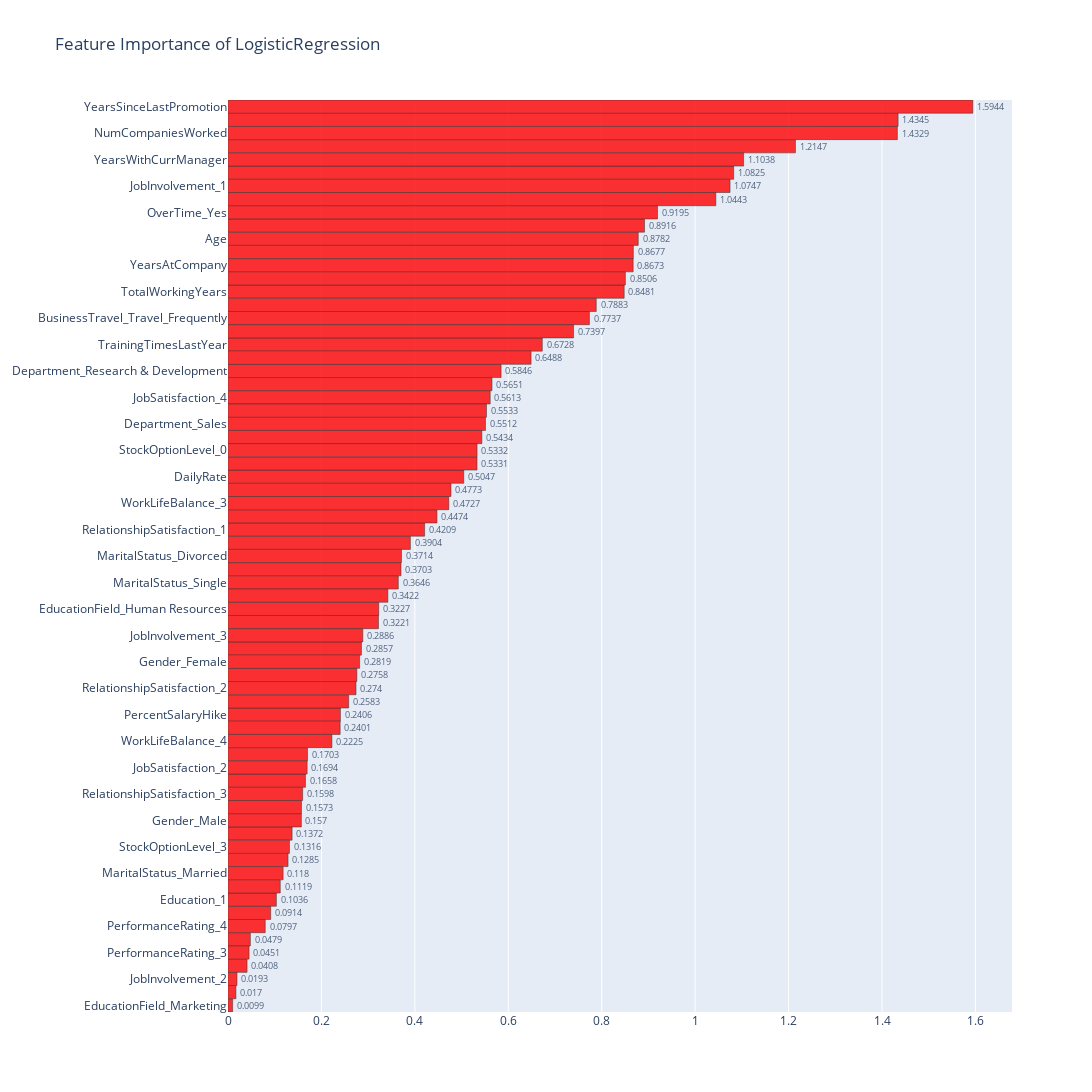

Notebook cell for this chart:
### Code cell
feature_importance = np.abs(lr1.coef_[0])

trace = go.Bar(y = df1.columns, x = feature_importance, orientation = 'h',opacity = 0.8, text=feature_importance.round(4), textposition='outside',width=1,marker=dict(color = 'red', line=dict(color='black',width=0.5)))

layout = dict(autosize=False, width=1100, height=1500,title = "Feature Importance of LogisticRegression", yaxis={'categoryorder':'total ascending', 'automargin':True})
                    
fig = dict(data = [trace], layout=layout)

py.iplot(fig)

### Figure 1 — Plotly figure (JSON) as saved in the notebook; plotly's stock layout.template omitted (floating-point values rounded to 4 significant figures)
{"data": [{"marker": {"color": "red", "line": {"color": "black", "width": 0.5}}, "opacity": 0.8, "orientation": "h", "text": [0.8782, 0.5047, 1.215, 0.1372, 1.083, 0.2758, 1.433, 0.2406, 0.8481, 0.6728, 0.8673, 1.435, 1.594, 1.104, 0.8506, 0.7737, 0.0479, 0.0914, 0.5846, 0.5512, 0.1036, 0.1285, 0.1573, 0.1703, 0.4773, 0.3227, 0.3904, 0.0099, 0.3703, 0.2401, 0.5434, 0.6488, 0.1658, 0.2857, 0.3221, 0.2819, 0.157, 1.075, 0.0193, 0.2886, 0.8916, 0.7397, 0.8677, 0.2583, 0.7883, 0.5331, 0.5651, 0.1694, 0.0408, 0.5613, 0.3714, 0.118, 0.3646, 1.044, 0.9195, 0.0451, 0.0797, 0.4209, 0.274, 0.1598, 0.1119, 0.5332, 0.4474, 0.3422, 0.1316, 0.5533, 0.017, 0.4727, 0.2225], "textposition": "outside", "type": "bar", "width": 1, "x": [0.8782, 0.5047, 1.215, 0.1372, 1.083, 0.2758, 1.433, 0.2406, 0.8481, 0.6728, 0.8673, 1.434, 1.594, 1.104, 0.8506, 0.7737, 0.0479, 0.09141, 0.5846, 0.5512, 0.1036, 0.1285, 0.1573, 0.1703, 0.4773, 0.3227, 0.3904, 0.00987, 0.3703, 0.2401, 0.5434, 0.6488, 0.1658, 0.2857, 0.3221, 0.2819, 0.157, 1.075, 0.0193, 0.2886, 0.8916, 0.7397, 0.8677, 0.2583, 0.7883, 0.5331, 0.5651, 0.1694, 0.0408, 0.5613, 0.3714, 0.118, 0.3646, 1.044, 0.9195, 0.04515, 0.07969, 0.4209, 0.274, 0.1598, 0.1119, 0.5332, 0.4474, 0.3422, 0.1316, 0.5533, 0.01697, 0.4727, 0.2225], "y": ["Age", "DailyRate", "DistanceFromHome", "HourlyRate", "MonthlyIncome", "MonthlyRate", "NumCompaniesWorked", "PercentSalaryHike", "TotalWorkingYears", "TrainingTimesLastYear", "YearsAtCompany", "YearsInCurrentRole", "YearsSinceLastPromotion", "YearsWithCurrManager", "BusinessTravel_Non-Travel", "BusinessTravel_Travel_Frequently", "BusinessTravel_Travel_Rarely", "Department_Human Resources", "Department_Research & Development", "Department_Sales", "Education_1", "Education_2", "Education_3", "Education_4", "Education_5", "EducationField_Human Resources", "EducationField_Life Sciences", "EducationField_Marketing", "EducationField_Medical", "EducationField_Other", "EducationField_Technical Degree", "EnvironmentSatisfaction_1", "EnvironmentSatisfaction_2", "EnvironmentSatisfaction_3", "EnvironmentSatisfaction_4", "Gender_Female", "Gender_Male", "JobInvolvement_1", "JobInvolvement_2", "JobInvolvement_3", "JobInvolvement_4", "JobLevel_1", "JobLevel_2", "JobLevel_3", "JobLevel_4", "JobLevel_5", "JobSatisfaction_1", "JobSatisfaction_2", "JobSatisfaction_3", "JobSatisfaction_4", "MaritalStatus_Divorced", "MaritalStatus_Married", "MaritalStatus_Single", "OverTime_No", "OverTime_Yes", "PerformanceRating_3", "PerformanceRating_4", "RelationshipSatisfaction_1", "RelationshipSatisfaction_2", "RelationshipSatisfaction_3", "RelationshipSatisfaction_4", "StockOptionLevel_0", "StockOptionLevel_1", "StockOptionLevel_2", "StockOptionLevel_3", "WorkLifeBalance_1", "WorkLifeBalance_2", "WorkLifeBalance_3", "WorkLifeBalance_4"]}], "layout": {"autosize": false, "height": 1500, "title": {"text": "Feature Importance of LogisticRegression"}, "width": 1100, "xaxis": {"autorange": true, "range": [0, 1.678], "type": "linear"}, "yaxis": {"automargin": true, "autorange": true, "categoryorder": "total ascending", "range": [-0.5, 68.5], "type": "category"}}}
